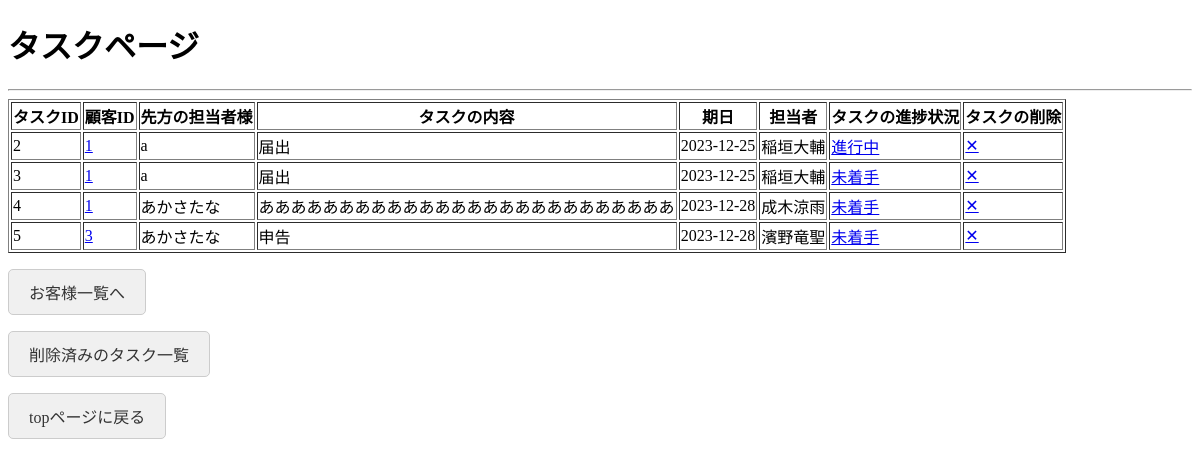
/task_view, run on the app's committed database.
### tables this page shows
CREATE TABLE task (
                task_id INTEGER PRIMARY KEY,
                customer_id INTEGER,
                sir TEXT,
                task_content TEXT,
                deadline DATE,
                pic TEXT,
                progress TEXT,
                deleted_at DATE
                );

### main.py (the view)
@app.route("/task_view")
def task_view_page():
    filepath = "database/app.db"
    con = sqlite3.connect(filepath)
    cur = con.cursor()
    cur.execute("""
            SELECT
                *
            FROM
                task
            LEFT JOIN
                customer
            ON
                task.customer_id = customer.customer_id
            WHERE
                progress NOT IN ("完了")
                AND deleted_at IS NULL
            ORDER BY
                deadline
            """)
    tasks = cur.fetchall()
    con.close()
    return render_template("task_view.html" , tasks = tasks)

### templates/task_view.html (shortened to what this page needs)
<!DOCTYPE html>
<html lang="ja">
<head>
</head>
<body>
    <h1>タスクページ</h1>
    <hr>
    <table border = "1">
        <thead>
            <tr>
                <th>タスクID</th>
                <th>顧客ID</th>
                <th>先方の担当者様</th>
                <th>タスクの内容</th>
                <th>期日</th>
                <th>担当者</th>
                <th>タスクの進捗状況</th>
                <th>タスクの削除</th>
            </tr>
        </thead>
        <tbody>
            {% for task in tasks %}
                <tr>
                    <td>{{ task[0] }}</td>
                    <td><a href="{{ url_for('customer_page', id=task[1]) }}">{{ task[1] }}</a></td>
                    <td>{{ task[2] }}</td>
                    <td>{{ task[3] }}</td>
                    <td>{{ task[4] }}</td>
                    <td>{{ task[5] }}</td>
                    <td><a href="{{ url_for('update_task_page', task_id = task[0]) }}">{{ task[6] }}</a></td>
                    <td><a href="{{ url_for('delete_task_page', task_id = task[0]) }}">✕</a></td>
                </tr>
            {% endfor %}
        </tbody>
    </table>
    <p><a href="{{ url_for('customer_list_page' )}}" class = button>お客様一覧へ</a></p>
    <p><a href="{{ url_for('deleted_task_page') }}" class = button>削除済みのタスク一覧</a></p>
    <p><a href="{{ url_for('top_page') }}" class = button>topページに戻る</a></p>
</body>
</html>

### templates/task_view.html (style rules this page uses)
.button { display: inline-block; padding: 10px 20px; font-size: 16px; text-align: center; text-decoration: none; cursor: pointer; border: 1px solid #ccc; border-radius: 5px; background-color: #f0f0f0; color: #333; }

### data on the page
task: task_id "2", customer "1", sir "a", task_content "届出", deadline "2023-12-25", pic "稲垣大輔", progress "進行中"
task: task_id "3", customer "1", sir "a", task_content "届出", deadline "2023-12-25", pic "稲垣大輔", progress "未着手"
task: task_id "4", customer "1", sir "あかさたな", task_content "ああああああああああああああああああああああああああ", deadline "2023-12-28", pic "成木涼雨", progress "未着手"
task: task_id "5", customer "3", sir "あかさたな", task_content "申告", deadline "2023-12-28", pic "濱野竜聖", progress "未着手"
